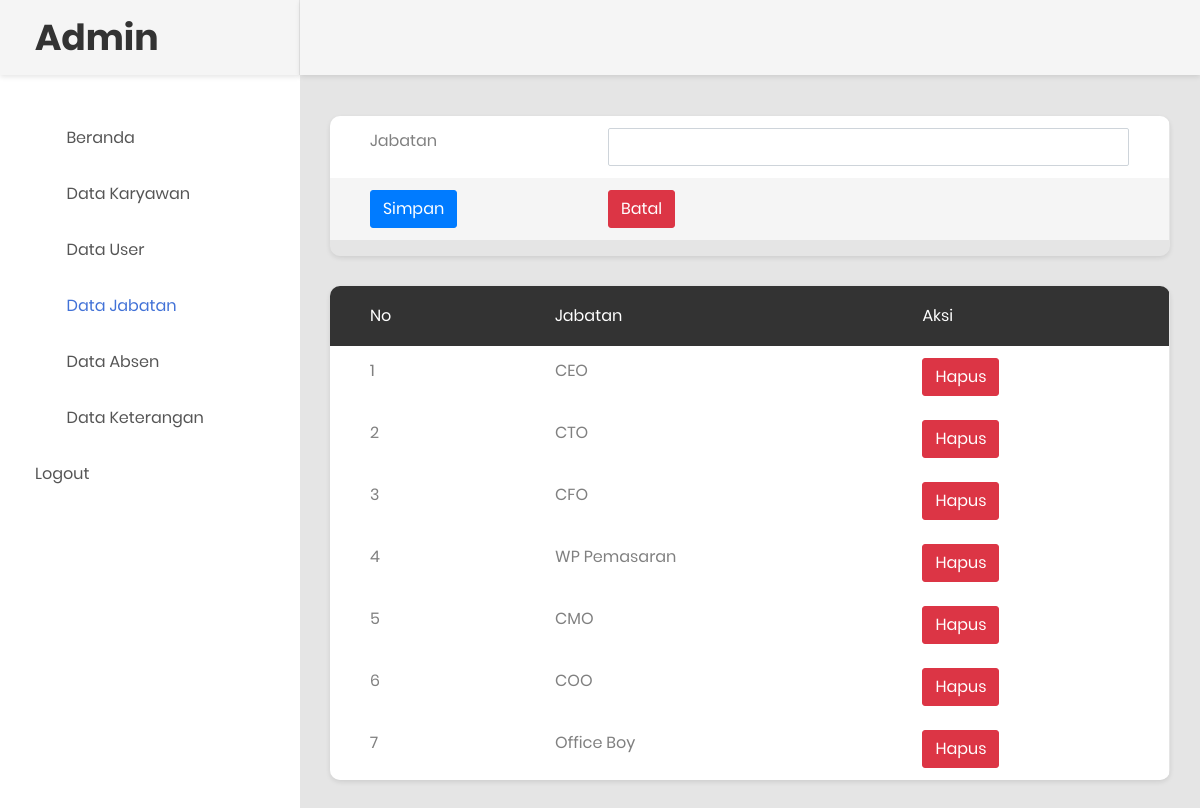
/datajabatan.php (signed in), run on an earlier commit of the app's database.
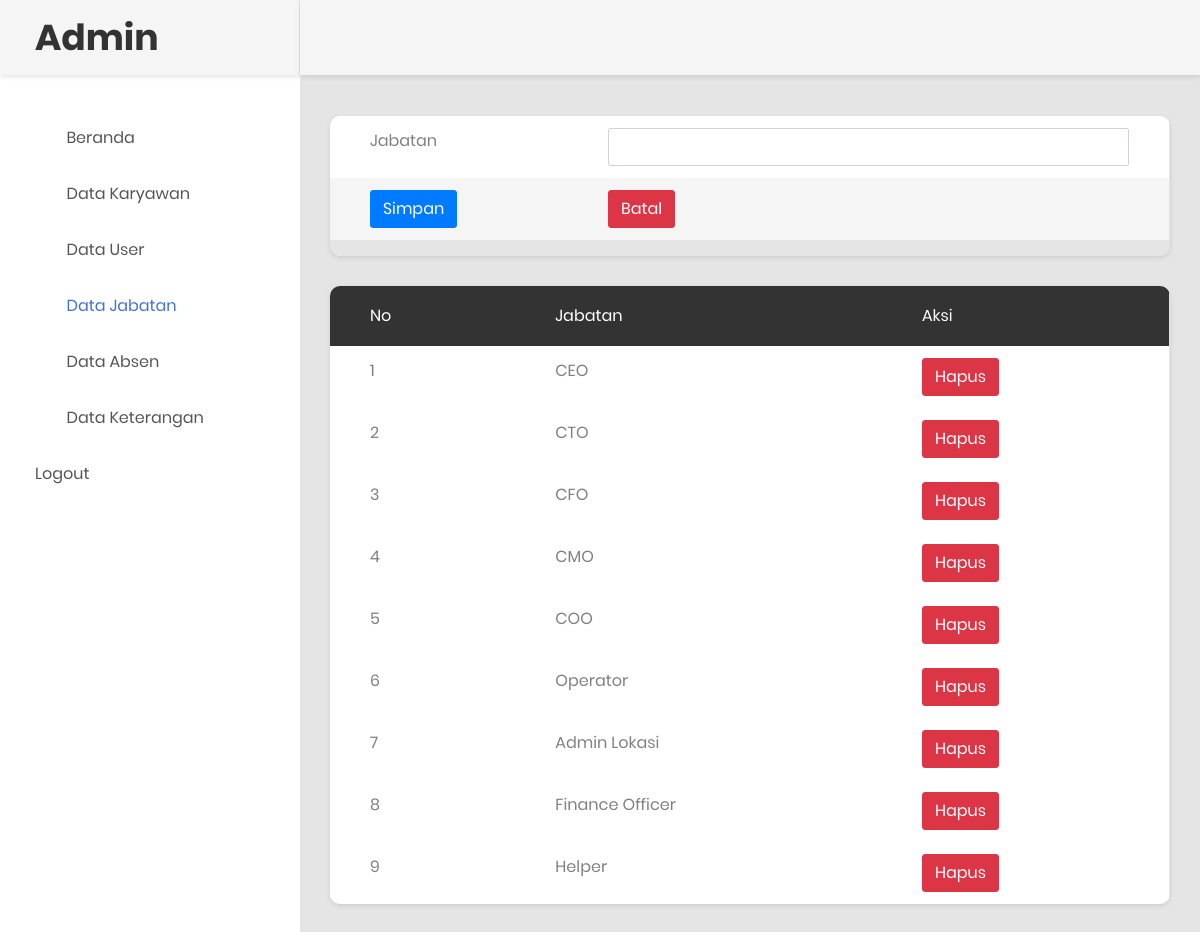
And on a later commit of the database.
### tables this page shows
CREATE TABLE `tb_jabatan` (
  `id` int(11) NOT NULL,
  `jabatan` varchar(255) NOT NULL
);

### datajabatan.php (the view, shortened to what the changed rows need)
<!DOCTYPE html>
<html lang="en">
<head>
    <link rel="stylesheet" href="https://maxcdn.bootstrapcdn.com/bootstrap/4.5.2/css/bootstrap.min.css">
    <link rel="stylesheet" type="text/css" href="css/bootstrap.css" media="all">
    <link href="css/font-face.css" rel="stylesheet" media="all">
    <link href="vendor/font-awesome-4.7/css/font-awesome.min.css" rel="stylesheet" media="all">
    <link href="vendor/font-awesome-5/css/fontawesome-all.min.css" rel="stylesheet" media="all">
    <link href="vendor/mdi-font/css/material-design-iconic-font.min.css" rel="stylesheet" media="all">
    <link href="vendor/bootstrap-4.1/bootstrap.min.css" rel="stylesheet" media="all">
    <link href="vendor/animsition/animsition.min.css" rel="stylesheet" media="all">
    <link href="vendor/bootstrap-progressbar/bootstrap-progressbar-3.3.4.min.css" rel="stylesheet" media="all">
    <link href="vendor/wow/animate.css" rel="stylesheet" media="all">
    <link href="vendor/css-hamburgers/hamburgers.min.css" rel="stylesheet" media="all">
    <link href="vendor/slick/slick.css" rel="stylesheet" media="all">
    <link href="vendor/select2/select2.min.css" rel="stylesheet" media="all">
    <link href="vendor/perfect-scrollbar/perfect-scrollbar.css" rel="stylesheet" media="all">
    <link href="css/theme.css" rel="stylesheet" media="all">
</head>
<body class="animsition">
    <div class="page-wrapper">
        <aside class="menu-sidebar d-none d-lg-block">
            <div class="logo">
                <a href="#">
                   <h1>Admin</h1>
                </a>
            </div>
        </aside>
        <div class="page-container">
            <div class="main-content">
                <div class="section__content section__content--p30">
                    <div class="container-fluid">
                        <div class="row">
                                <div class="table-responsive table--no-card m-b-30">
                                    <table class="table table-borderless table-striped table-earning">
                                        <thead>
                                            <tr>
                                                <th>No</th>
                                                <th>Jabatan</th>
                                                <th>Aksi</th>
                                            </tr>
                                        </thead>
                                        <?php
                                            include 'koneksi.php';
                                            $sql = "SELECT * FROM tb_jabatan";
                                            $query = mysqli_query($koneksi, $sql);
                                            $no = 1;
                                            while ($row = mysqli_fetch_array($query)) {
                                         ?>
                                        <tbody>
                                            <tr>
                                                <td><?php echo $no ?></td>
                                                <td><?php echo $row['jabatan']; ?></td>
                                                <td> <a href="hapus_jabatan.php?id=<?php echo $row['id']; ?>"><button class="btn btn-danger" onclick="return confirm('yakin ingin dihapus?');">Hapus</button></a></td>
                                            </tr>
                                           <?php
                                           $no++;
                                       }
                                            ?>
                                        </tbody>
                                    </table>
                                </div>
                            </div>
                </div>
            </div>
        </div>
    </div>
</body>
</html>

What changed in the data, as far as the page shows it:
removed tb_jabatan: jabatan "WP Pemasaran"
removed tb_jabatan: jabatan "Office Boy"
added tb_jabatan: jabatan "Operator"
added tb_jabatan: jabatan "Admin Lokasi"
added tb_jabatan: jabatan "Finance Officer"
added tb_jabatan: jabatan "Helper"
